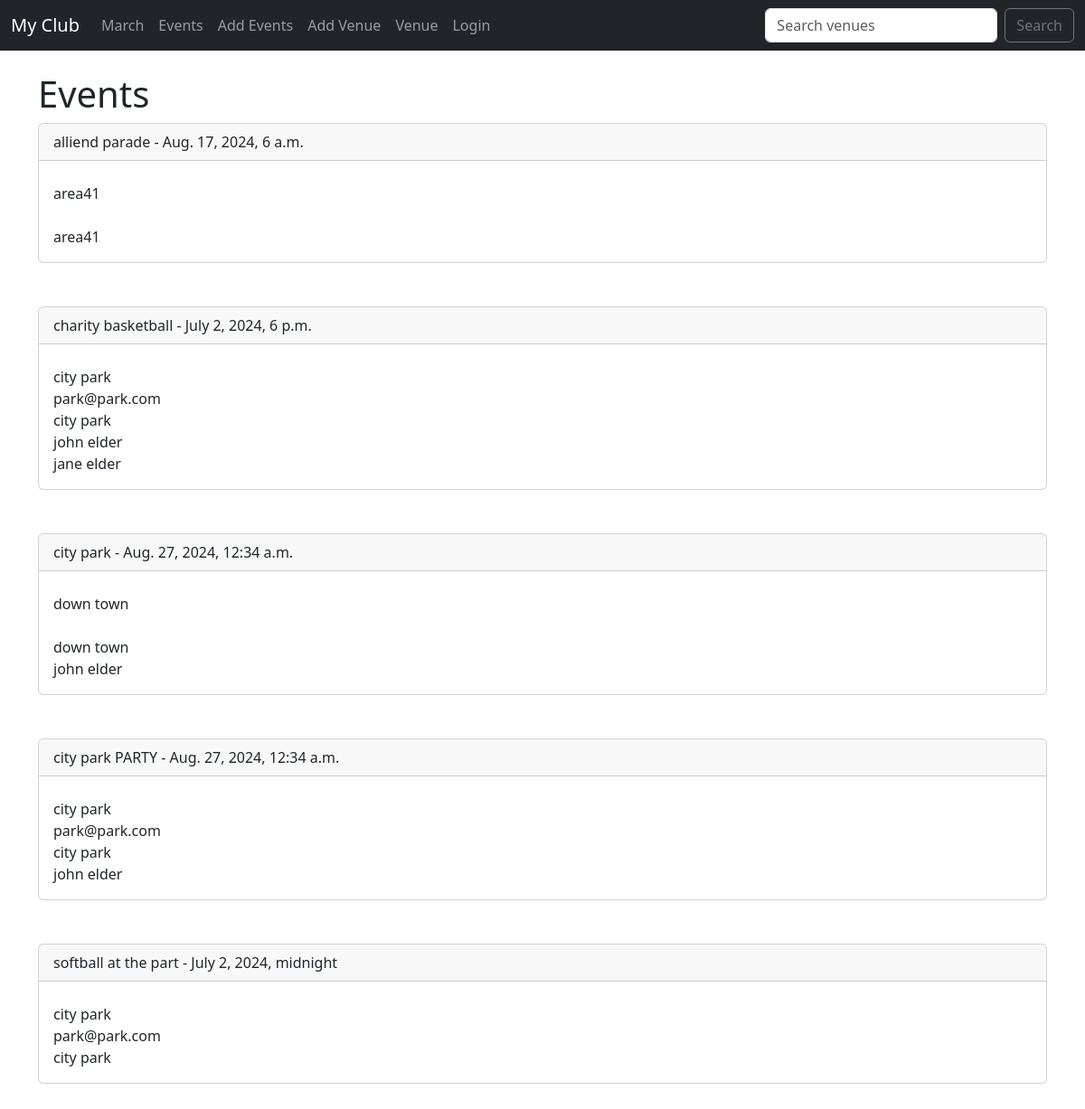
The app's page /events with its own data.
### events/models.py (models this page shows)
class Event(models.Model):
    name= models.CharField("Event Name",max_length=120)
    event_date =models.DateTimeField("Event date")
    venue =models.ForeignKey(Venue,blank=True,null=True,on_delete=models.CASCADE)
    manager = models.ForeignKey(User,blank=True,null=True,on_delete=models.SET_NULL)
    description =models.TextField(blank=True)
    attendees = models.ManyToManyField(MyClubUser, blank=True)
    def __str__(self):
        return self.name

class Venue(models.Model):
    name = models.CharField("Venue name", max_length=120)
    address =models.CharField(max_length=300)
    zip_code=models.CharField(max_length=15)
    phone = models.CharField('Contact Phone',max_length=25,blank=True)
    web =models.URLField(blank=True)
    email_address =models.EmailField("Email Address",blank=True)
    def __str__(self):
        return self.name

class MyClubUser(models.Model):
    first_name = models.CharField(max_length=30)
    last_name = models.CharField(max_length=30)
    email_address =models.EmailField("user Address")
    def __str__(self):
        return self.first_name +" " + self.last_name

### events/views.py (the view)
# urls.py: path('events',views.all_events,name='list-events'),
def all_events(request):
    event_list =Event.objects.all().order_by('name')
    return render(request, 'events/event_list.html',{"event_list": event_list})

### events/templates/events/event_list.html (shortened to what this page needs)
{% extends "events/base.html" %} {% block content %}
  <h1>Events</h1>
    {% for event in  event_list %}
<div class="card">
  <div class="card-header">
    {{event}} -  {{event.event_date}} <br/>
  </div>
  <div class="card-body">
    <p class="card-text">
          {{event.venue}} <br/>
    {{event.venue.email_address}} <br/>
     {{event.venue}} <br/>
     {% for user in event.attendees.all  %}
     {{user}} <br/>
     {% endfor %}
    </p>
  </div>
</div>
   <br/><br/>
    {% endfor %}
{% endblock content %}

### records on screen
Event: name "alliend parade", event_date "Aug. 17, 2024, 6 a.m.", venue "area41"
Event: name "charity basketball", event_date "July 2, 2024, 6 p.m.", venue "city park", venue.email_address "park@park.com"
MyClubUser: first_name+last_name "john elder"
MyClubUser: first_name+last_name "jane elder"
Event: name "city park", event_date "Aug. 27, 2024, 12:34 a.m.", venue "down town"
Event: name "city park PARTY", event_date "Aug. 27, 2024, 12:34 a.m.", venue "city park", venue.email_address "park@park.com"
Event: name "softball at the part", event_date "July 2, 2024, midnight", venue "city park", venue.email_address "park@park.com"
